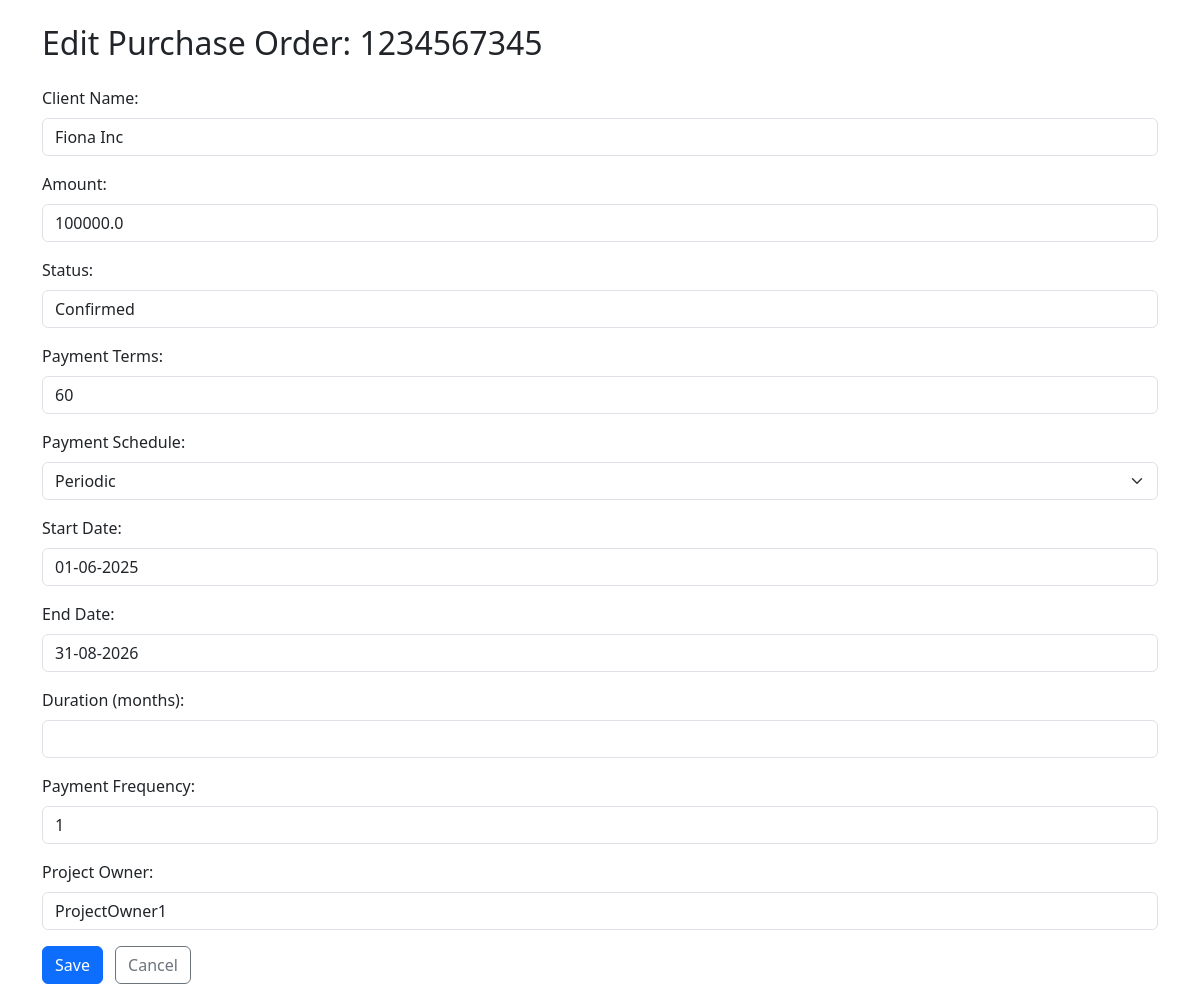
Page /edit_po/1234567345 on the earlier database version.
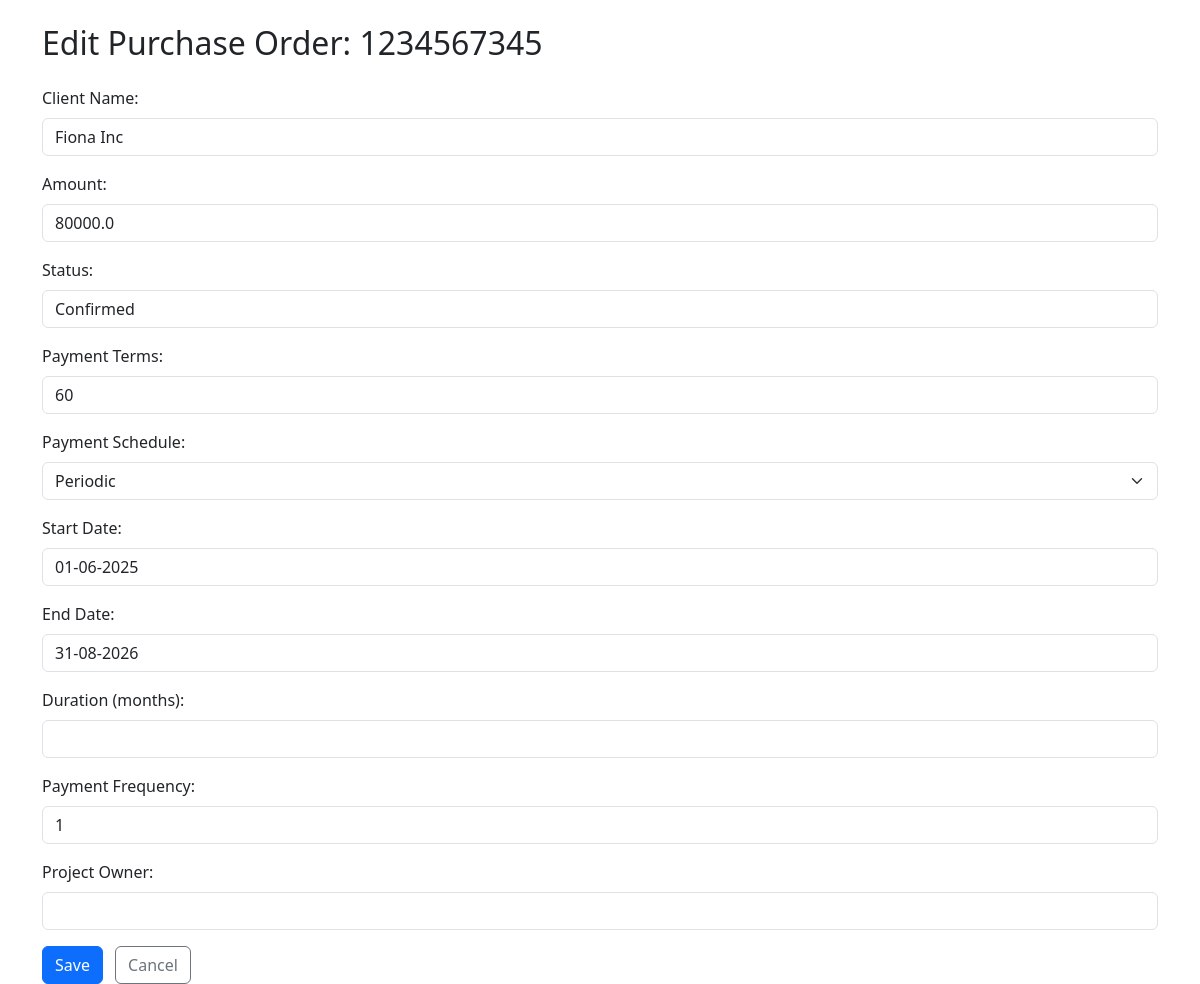
Same page on the later database version.
### db/database.py (models this page shows)
class PurchaseOrder(Base):
    __tablename__ = "purchase_orders"
    id = Column(Integer, primary_key=True, index=True)
    po_id = Column(String, unique=True, index=True)
    client_name = Column(String)
    amount = Column(Float)
    status = Column(String)
    payment_terms = Column(Integer)
    payment_type = Column(String)
    start_date = Column(String)
    end_date = Column(String)
    duration_months = Column(Integer)
    payment_frequency = Column(Integer, nullable=True)
    project_owner = Column(String, nullable=True)
    milestones = relationship("Milestone", cascade="all, delete-orphan", backref="purchase_order")
    payment_schedule = relationship("PaymentSchedule", cascade="all, delete-orphan", backref="purchase_order")

### app.py (the view, shortened to what this page needs)
@app.route('/edit_po/<po_id>', methods=['GET', 'POST'])
def edit_po(po_id):
    po = get_po_with_schedule(po_id)
    if not po:
        return f"<p>PO with ID {po_id} not found.</p>"
    return render_template('edit_po.html', po=po)

### app.py (called while the page is built)
@app.before_request
def load_logged_in_user():
    g.user = None
    if 'username' in session:
        g.user = session['username']

### templates/edit_po.html (shortened to what this page needs)
<!DOCTYPE html>
<html lang="en">
<head>
    <link href="https://cdn.jsdelivr.net/npm/bootstrap@5.3.3/dist/css/bootstrap.min.css" rel="stylesheet">
</head>
<body>
    <div class="container mt-4">
        <h2 class="mb-4">Edit Purchase Order: {{ po['po_id'] }}</h2>
        <form method="post">
            <div class="mb-3">
                <label for="client_name" class="form-label">Client Name:</label>
                <input type="text" class="form-control" id="client_name" name="client_name" value="{{ po['client_name'] }}" required>
            </div>
            <div class="mb-3">
                <label for="amount" class="form-label">Amount:</label>
                <input type="number" step="0.01" class="form-control" id="amount" name="amount" value="{{ po['amount'] }}" required>
            </div>
            <div class="mb-3">
                <label for="status" class="form-label">Status:</label>
                <input type="text" class="form-control" id="status" name="status" value="{{ po['status'] }}" required>
            </div>
            <div class="mb-3">
                <label for="payment_terms" class="form-label">Payment Terms:</label>
                <input type="number" class="form-control" id="payment_terms" name="payment_terms" value="{{ po['payment_terms'] }}">
            </div>
            <div class="mb-3">
                <label for="payment_type" class="form-label">Payment Schedule:</label>
                <select class="form-select" id="payment_type" name="payment_type">
                    <option value="periodic" {% if po['payment_type'] == 'periodic' %}selected{% endif %}>Periodic</option>
                </select>
            </div>
            <div class="mb-3">
                <label for="start_date" class="form-label">Start Date:</label>
                <input type="text" class="form-control" id="start_date" name="start_date" value="{{ po['start_date'] }}">
            </div>
            <div class="mb-3">
                <label for="end_date" class="form-label">End Date:</label>
                <input type="text" class="form-control" id="end_date" name="end_date" value="{{ po['end_date'] }}">
            </div>
            <div class="mb-3">
                <label for="duration_months" class="form-label">Duration (months):</label>
                <input type="number" class="form-control" id="duration_months" name="duration_months" value="{{ po['duration_months'] }}">
            </div>
            {% if po['payment_type'] == 'periodic' %}
            <div class="mb-3 payment-frequency">
                <label for="payment_frequency" class="form-label">Payment Frequency:</label>
                <input type="number" class="form-control" id="payment_frequency" name="payment_frequency" value="{{ po['payment_frequency'] }}">
            </div>
            {% endif %}
            <div class="mb-3">
                <label for="project_owner" class="form-label">Project Owner:</label>
                <input type="text" class="form-control" id="project_owner" name="project_owner" value="{{ po['project_owner'] if po['project_owner'] else '' }}">
            </div>
            <button type="submit" class="btn btn-primary me-2">Save</button>
            <a href="{{ url_for('forecast') }}" class="btn btn-outline-secondary">Cancel</a>
        </form>
    </div>
</body>
</html>

Differences in the rows shown:
changed PurchaseOrder "Fiona Inc": amount "100000.0" → "80000.0"; project_owner "ProjectOwner1" → (not shown)
